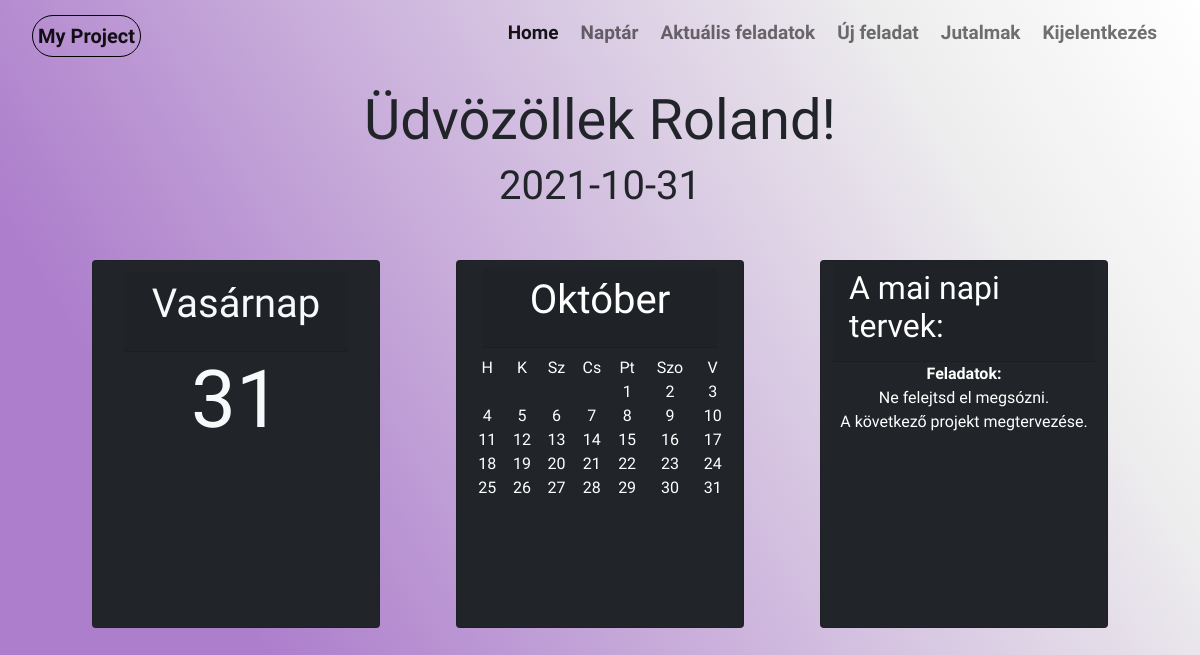
Page / (signed in) on the earlier database version.
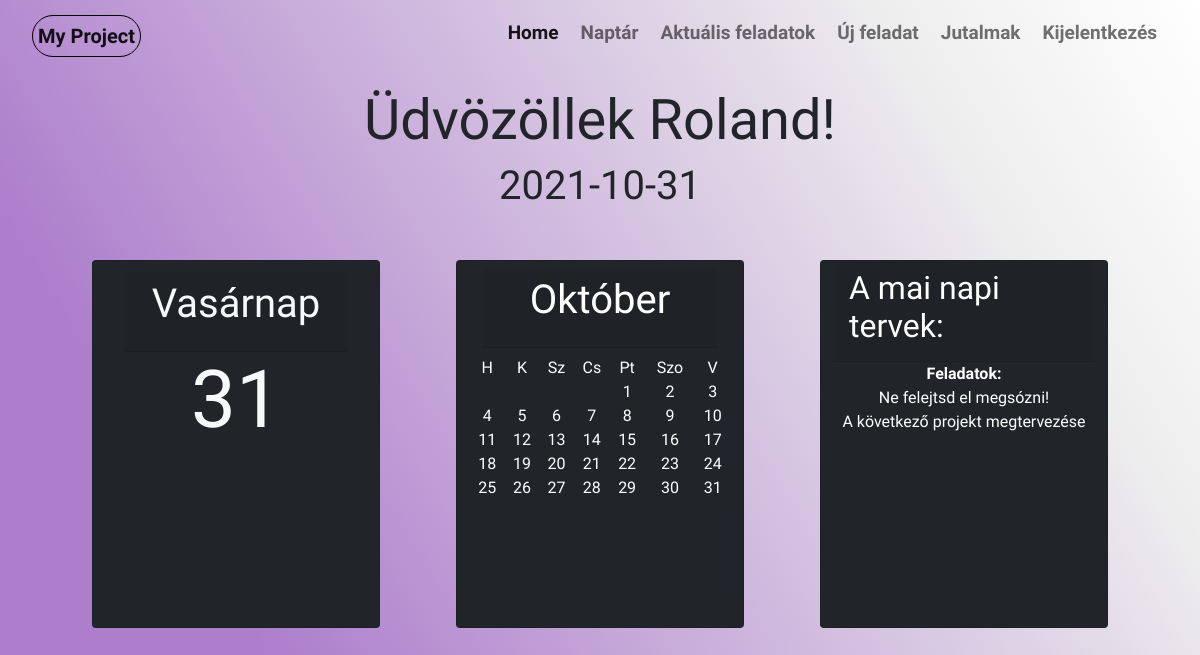
Same page on the later database version.
### website/models.py (models this page shows, shortened)
class User(db.Model, UserMixin):
    id = db.Column(db.Integer,primary_key=True)
    last_name = db.Column(db.String(60))
    first_name = db.Column(db.String(60))
    email = db.Column(db.String(120), unique=True)
    password = db.Column(db.String(120))
    projects = db.relationship('Projects')
    tasks = db.relationship('Tasks')
    jutalom = db.relationship('Jutalom')

class Tasks(db.Model):
    task_id = db.Column(db.Integer,primary_key=True)
    project_id = db.Column(db.Integer, db.ForeignKey('projects.project_id'))
    task_name = db.Column(db.String(60))
    status = db.Column(db.Boolean, default=False)
    task_time = db.Column(db.String(60))
    stoper = db.Column(db.Boolean, default=False)
    mert_ido = db.Column(db.String(60))
    difficulty = db.Column(db.String(60))
    description = db.Column(db.String(250))
    user_id = db.Column(db.Integer, db.ForeignKey('user.id'))
    def __repr__(self):
        return '<Task {}>'.format(self.task_name)

### website/views.py (the view)
@views.route('/', methods = ["GET","POST"])
@login_required
def home():
    write_date_text()
    year = today_date.year
    month = today_date.month
    day = today_date.day
    day_name = days[today_date.today().weekday()]
    date_task = datetime.date(year=year, month=month, day=day)
    this_month = one_month(month, year)
    user_task = db.session.query(Tasks).filter(Tasks.task_time == f"{year}-{month}-{day}").filter(Tasks.status == True).\
        filter(Tasks.user_id == current_user.id).all()
    for i in user_task:
        print(i)
    if request.method == 'GET':
        return render_template('home.html', user = current_user, day_name = day_name, today_date = today_date,
                               month_name=this_month[3],short_day_names=short_day_names,months=this_month[0],week=this_month[4],
                               tasks = user_task)

### website/__init__.py (called while the page is built)
def create_app():
    app = Flask(__name__)
    app.secret_key = secrets.token_urlsafe(16)
    app.config['SQLALCHEMY_DATABASE_URI'] = f'sqlite:///{DB_NAME}'
    db.init_app(app)
    from .views import views
    from .auth import auth
    app.register_blueprint(views)
    app.register_blueprint(auth)
    from .models import User
    login_manager = LoginManager()
    login_manager.login_view = 'auth.login'
    login_manager.init_app(app)
    @login_manager.user_loader
    def load_user(id):
        return User.query.get(int(id))
    create_database(app)
    return app

### website/date.py (called while the page is built)
def one_month(month, year):
    try:
        month = abs(int(month))
        year = abs(int(year))
        week_day_name = calendar.day_abbr
        calendar_months = calendar.monthcalendar(year, month)
        len_calendar_months = len(list(calendar_months))
        month_name = months[month]
        return [calendar_months, len_calendar_months, year, month_name, week_day_name]
    except Exception:
        return False

### website/views.py (called while the page is built)
def write_date_text():
    with open('date.txt', mode='w') as f:
        year = datetime.date.today().year
        month = datetime.date.today().month
        day = datetime.date.today().day
        f.write(str(year) + "/" + str(month) + "/" + str(day))
        f.close()

### website/templates/home.html (shortened to what this page needs)
{% extends "base.html"%}{% block title %}Home{% endblock %}
{%block content%}
<div class="home">
    <h1 class="display-4 text-xl-center">Üdvözöllek {{user.first_name}}!</h1>
    <h1 class="display-6 text-xl-center">{{ today_date }}</h1>
</div>
<div class="jumbotron jumbotron-fluid">
    <div class="container">
        <div class="container">
            <div class="row">
                <div class="col">
                        <div class="row justify-content-md-center">
                            <div class="card text-white bg-dark mb-3" style="min-height: 23rem; max-height: 30rem; max-width: 18rem; min-width: 18rem;">
                                <a class="nav-link link-light" href="/day" style="border-bottom: 0px;">
                                    <div class="card-header" style="min-height: 5rem;"><h1 class="text-xl-center">{{ day_name }}</h1></div>
                                    <h1 class="display-1 text-xl-center">{{ today_date.day }}</h1>
                                </a>
                            </div>
                        </div>
                    </div>
                <div class="col">
                      <form method="POST">
                          <div class="row justify-content-md-center">
                              <div class="card text-white bg-dark mb-3" style="min-height: 23rem; max-height: 30rem; max-width: 18rem; min-width: 18rem;">
                                <button class="btn btn-dark" name="button" value="month">
                                    <div class="card-header" style="min-height: 5rem;"><h1 class="text-xl-center">{{ month_name }}</h1></div>
                                    <div class="row justify-content-md-center">
                                        <table class="text-xl-center">
                                        <tr>
                                            {% for day_name in short_day_names %}
                                            <td>{{ day_name }}</td>
                                            {% endfor %}
                                        </tr>
                                          {% for week in months %}
                                        <tr>
                                            {% for day in week %}
                                            {% if day ==0 %}
                                            <td>&nbsp</td>
                                            {% else %}
                                            <td>{{ day }}</td>
                                            {% endif %}
                                            {% endfor %}
                                        </tr>
                                        {% endfor %}
                                    </table>
                                    </div>
                                </button>
                            </div>
                        </div>
                      </form>
                    </div>
                    <div class="col">
                            <div class="row justify-content-md-center">
                                <div class="card text-white bg-dark mb-3 "  style="min-height: 23rem; max-height: 30rem; max-width: 18rem; min-width: 18rem;">
                                    <div class="card-header " style="min-height: 5rem;"><h2>A mai napi tervek:</h2></div>
                                    <table class="text-xl-center">
                                        <tr>
                                            <th>Feladatok:</th>
                                        </tr>
                                        {% for task in tasks %}
                                        <tr>
                                            <td>{{ task.description }}</td>
                                        </tr>
                                        {% endfor %}
                                    </table>
                                </div>
                            </div>
                    </div>
                </div>
            </div>
        </div>
{%endblock%}

### website/templates/base.html (shortened to what this page needs)
<!DOCTYPE html>
<html lang="en">
<head>
    <link rel="stylesheet" id="style" href="./static/style.css" >
    <link rel="stylesheet" href="./static/style_for_signup.css">
    <link rel="stylesheet" href="./static/calendar.css">
    <link href="https://cdn.jsdelivr.net/npm/bootstrap@5.1.1/dist/css/bootstrap.min.css" rel="stylesheet">
</head>
<body>
      <nav class="navbar navbar-expand-lg navbar-light">
          <div class="container-fluid">
            <a class="navbar-brand">My Project</a>
            <div class="collapse navbar-collapse" id="navbarNav">
              <ul class="navbar-nav ms-auto">
                {% if user.is_authenticated %}
                  <li class="nav-item">
                    <a class="nav-link active" id="home" aria-current="page" href="/">Home</a>
                  </li>
                  <li class="nav-item">
                    <a class="nav-link" id="calendar" href="/calendar" >Naptár</a>
                  </li>
                  <li class="nav-item">
                    <a class="nav-link" id="currenttasks" href="/currenttasks">Aktuális feladatok</a>
                  </li>
                  <li class="nav-item">
                    <a class="nav-link" id="newtask" href="/newtask">Új feladat</a>
                  </li>
                  <li class="nav-item">
                    <a class="nav-link" id="jutalmak" href="/jutalmak">Jutalmak</a>
                  </li>
                  <li class="nav-item">
                    <a class="nav-link" id="logout" href="/logout" >Kijelentkezés</a>
                  </li>
                {%endif%}
              </ul>
            </div>
          </div>
        </nav>
      <div class="container">
        {%block content%}
        {%endblock%}
      </div>
    </body>
</html>

### website/static/style.css (style rules this page uses)
* { margin: 0; padding: 0; font-family: 'Ubuntu', sans-serif; }
body { background: linear-gradient(59deg, rgba(173,126,204,1) 21%, rgba(238,238,238,1) 81%, rgba(255,255,255,1) 100%); background-attachment: fixed; }
.navbar-brand { font-size: 16px; font-weight: bold; margin-top: 5px; margin-left: 20px; padding: 5px; border: 1px solid black; border-radius: 50px 50px 50px 50px; }
.nav-link { font-size: 19px; margin: 3px; font-weight: bold; }
.navbar-nav { text-align: right; margin-right: 20px; }
.home { margin-top:20px; margin-bottom:50px; }

Differences in the rows shown:
removed Tasks: description "A következő projekt megtervezése."
now on this page (row edited): Tasks: description "Ne felejtsd el megsózni!"
changed Tasks: description "Ne felejtsd el megsózni." → "A következő projekt megtervezése"
